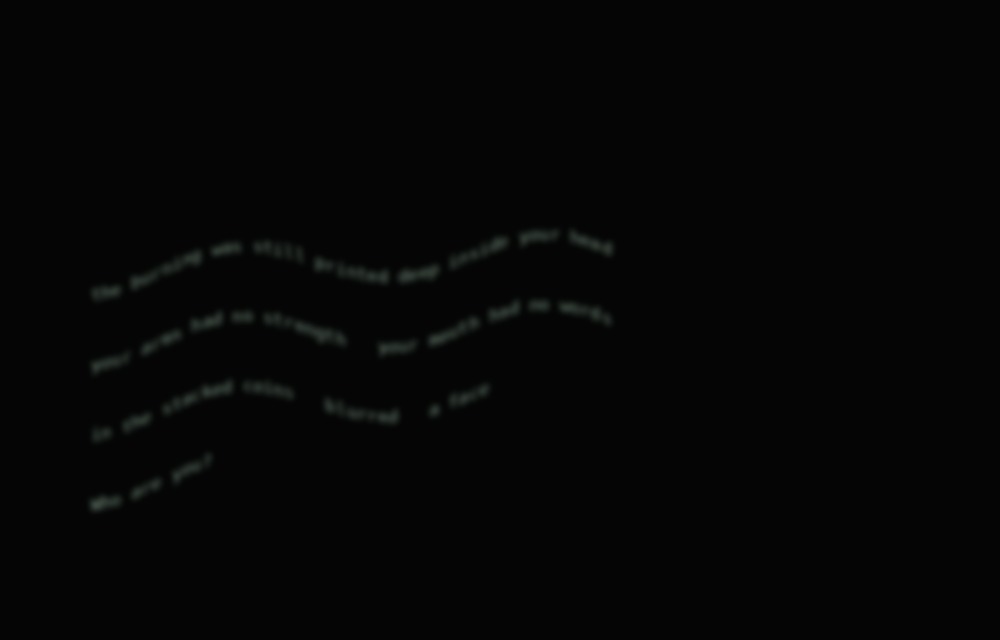

Generate this figure with Python:
"""Check the new acid-melt finale: white text snapshot -> column drip down
+ blur + teal multiply tint (mirrors Melt.render / the uploaded part2 melt)."""
import math, numpy as np
from PIL import Image, ImageDraw, ImageFont, ImageFilter, ImageChops
W,H=1000,640
def font(opts,sz):
    for p in opts:
        try: return ImageFont.truetype(p,sz)
        except: pass
    return ImageFont.load_default()
MONO=["/usr/share/fonts/truetype/dejavu/DejaVuSansMono.ttf"]
# text snapshot (sparse remaining + the protected phrase), white on black
snap=Image.new("RGB",(W,H),(5,5,5)); d=ImageDraw.Draw(snap); f=font(MONO,17)
lines=["the burning was still printed deep inside your head",
       "your arms had no strength   your mouth had no words",
       "in the stacked coins   blurred   a face",
       "Who are you?"]
for i,l in enumerate(lines):
    d.text((90,150+i*70),l,font=f,fill=(242,242,238))
# melt at k
k=0.62; strip=3; dpr=1
buf=Image.new("RGB",(W,H),(5,5,5))
src=snap.load()
drop=k*k*H*0.55
cols=[0.5+0.34*math.sin(i*0.06)+0.18*math.sin(i*0.021+1.3) for i in range(W//strip+1)]
for i in range(W//strip):
    x=i*strip; dy=int(drop*(0.55+0.45*cols[i])); wob=int(math.sin(x*0.02)*3*k)
    region=snap.crop((x,0,x+strip,H))
    buf.paste(region,(max(0,x+wob),dy))
buf=buf.filter(ImageFilter.GaussianBlur(k*5))
# fade + teal tint (multiply)
out=Image.blend(Image.new("RGB",(W,H),(5,5,5)), buf, 1-k*0.5)
teal=Image.new("RGB",(W,H),(134,255,186))
out=ImageChops.multiply(out, Image.blend(Image.new("RGB",(W,H),(255,255,255)), teal, k*0.55))
out.save("preview6.png"); print("wrote preview6.png")
